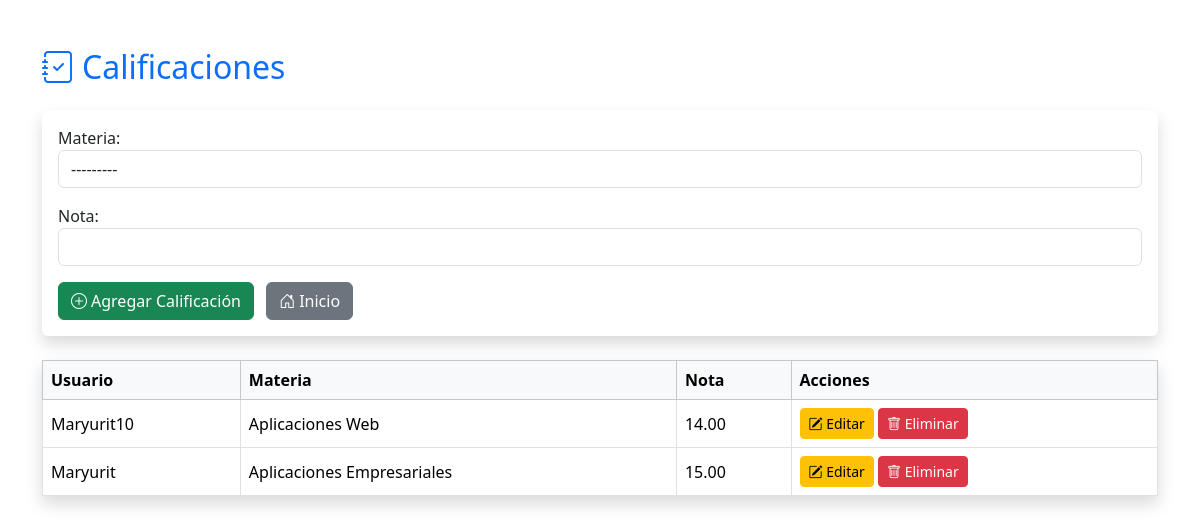
/calificaciones/ (signed in), run on the app's committed database.
### calificaciones/models.py (models this page shows, shortened)
class Calificacion(models.Model):
    usuario = models.ForeignKey(Usuario, on_delete=models.CASCADE)
    materia = models.ForeignKey(Materia, on_delete=models.CASCADE)
    nota = models.DecimalField(max_digits=5, decimal_places=2)
    comentario = models.TextField(blank=True)
    fecha = models.DateField(auto_now_add=True)

class Materia(models.Model):
    nombre = models.CharField(max_length=100)
    def __str__(self):
        return self.nombre

### usuarios/models.py (models this page shows)
class Usuario(AbstractUser):
    nombre = models.CharField(max_length=75, verbose_name="Nombre")
    fecha_nacimiento = models.DateField(null=True, blank=True, verbose_name="Fecha de nacimiento")
    telefono = models.CharField(max_length=20, blank=True, verbose_name="Teléfono")
    direccion = models.CharField(max_length=255, blank=True, verbose_name="Dirección")
    class Meta:
        verbose_name = "User"
        verbose_name_plural = "Users"
    def __str__(self):
        return self.username  # o `self.nombre` si prefieres
    pass

### calificaciones/views.py (the view)
# urls.py: path('', calificaciones_view, name='calificaciones'),
@login_required
def calificaciones_view(request):
    calificaciones = Calificacion.objects.all()
    if request.method == 'POST':
        form = CalificacionForm(request.POST)
        if form.is_valid():
            calificacion = form.save(commit=False)
            calificacion.usuario = request.user  # Asigna el usuario actual
            calificacion.save()
            messages.success(request, "Calificación agregada correctamente.")
            return redirect('calificaciones')
    else:
        form = CalificacionForm()
    return render(request, 'calificaciones/calificaciones.html', {
        'calificaciones': calificaciones,
        'form': form
    })

### calificaciones/forms.py
class CalificacionForm(forms.ModelForm):
    class Meta:
        model = Calificacion
        fields = ['materia', 'nota']  # 'usuario' se manejará en la vista
        widgets = {
            'materia': forms.Select(attrs={'class': 'form-control'}),
            'nota': forms.NumberInput(attrs={
                'class': 'form-control',
                'step': '0.1',
                'min': '0',
                'max': '20'
            }),
        }
        labels = {
            'materia': 'Materia',
            'nota': 'Nota',
        }

### calificaciones/templates/calificaciones/calificaciones.html (shortened to what this page needs)
{% load static %}
{% block content %}
<link rel="stylesheet" href="{% static 'css/calificaciones.css' %}">
<link href="https://cdn.jsdelivr.net/npm/bootstrap@5.3.3/dist/css/bootstrap.min.css" rel="stylesheet">
<link href="https://cdn.jsdelivr.net/npm/bootstrap-icons@1.10.5/font/bootstrap-icons.css" rel="stylesheet">
<div class="container mt-5">
    <h2 class="mb-4 text-primary"><i class="bi bi-journal-check me-2"></i>Calificaciones</h2>
    <form method="post" class="mb-4 p-3 shadow rounded bg-white">
        {{ form.as_p }}
        <button type="submit" class="btn btn-success"><i class="bi bi-plus-circle me-1"></i>Agregar Calificación</button>
        <a href="{% url 'index' %}" class="btn btn-secondary ms-2"><i class="bi bi-house-door me-1"></i>Inicio</a>
    </form>
    <table class="table table-bordered table-hover bg-white shadow">
        <thead class="table-light">
            <tr>
                <th>Usuario</th>
                <th>Materia</th>
                <th>Nota</th>
                <th>Acciones</th>
            </tr>
        </thead>
        <tbody>
            {% for calificacion in calificaciones %}
            <tr>
                <td>{{ calificacion.usuario }}</td>
                <td>{{ calificacion.materia }}</td>
                <td>{{ calificacion.nota }}</td>
                <td>
                    <a href="{% url 'editar_calificacion' calificacion.pk %}" class="btn btn-warning btn-sm">
                        <i class="bi bi-pencil-square"></i> Editar
                    </a>
                    <a href="{% url 'eliminar_calificacion' calificacion.pk %}" class="btn btn-danger btn-sm">
                        <i class="bi bi-trash"></i> Eliminar
                    </a>
                </td>
            </tr>
            {% endfor %}
        </tbody>
    </table>
</div>
{% endblock %}

### calificaciones/static/css/calificaciones.css (style rules this page uses)
.container { max-width: 800px; }
h2 { font-weight: bold; }
.table td, .table th { vertical-align: middle; }

### data on the page
Calificacion: usuario "Maryurit10", materia "Aplicaciones Web", nota "14.00"
Calificacion: usuario "Maryurit", materia "Aplicaciones Empresariales", nota "15.00"
